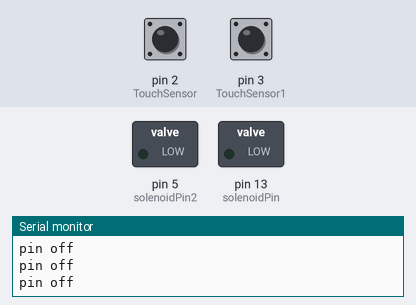
This sketch was run on a simulated Arduino Uno, built with avr-gcc and run on an emulated ATmega328P. On the bench: switched loads named in the sketch (green lamp = pin HIGH), the last lines printed to the serial monitor. Dashed ring = blinking. The test bench sets the inputs (shaded band); at power-on: pin 2 (TouchSensor) LOW, pin 3 (TouchSensor1) LOW.

Above: at 1.2 s.
1.3 s: pin 2 (TouchSensor) driven HIGH
At 2.5 s:
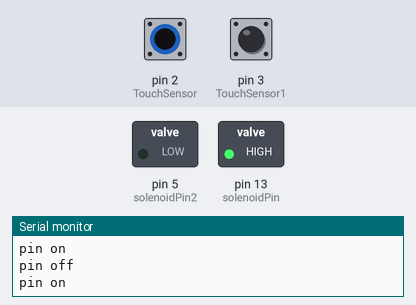
2.8 s: pin 3 (TouchSensor1) driven HIGH
At 3.1 s:
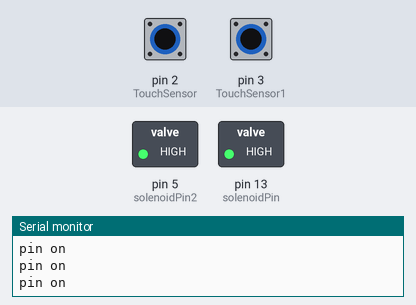
4.3 s: pin 2 (TouchSensor) driven LOW
At 5.4 s:
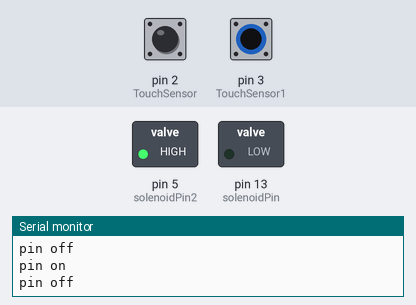
5.8 s: pin 3 (TouchSensor1) driven LOW
At 6.7 s:
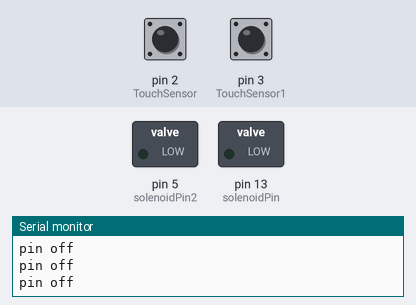
7.3 s: pin 2 (TouchSensor) pulsed HIGH 5 times (0.12 s each, 0.3 s apart)
At 7.67 s:
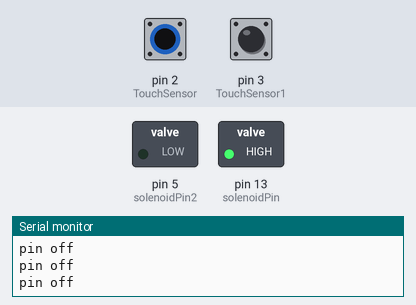
11.8 s: pin 3 (TouchSensor1) pulsed HIGH 2 times (0.12 s each, 0.3 s apart)
At 12.16 s:
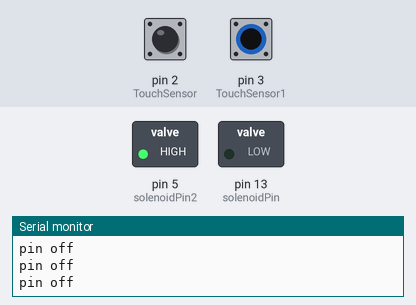
Timing chart, 0 to 14.8 s (numbered marks = the images above; inputs shaded):
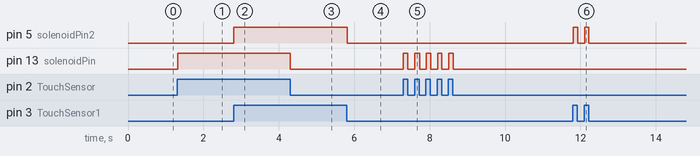

Measured:
- after the input at 1.3 s, pin 13 (solenoidPin): LOW → HIGH at once
- after the input at 2.8 s, pin 5 (solenoidPin2): LOW → HIGH at once
- after the input at 4.3 s, pin 13 (solenoidPin): HIGH → LOW at once
- after the input at 5.8 s, pin 5 (solenoidPin2): HIGH → LOW at once
- after the input at 7.3 s, pin 13 (solenoidPin): alternates HIGH for 0.12 s and LOW for 0.19 s, 10 changes in all, then stays LOW, starting at once
- after the input at 11.8 s, pin 5 (solenoidPin2): alternates HIGH for 0.11 s and LOW for 0.19 s, 4 changes in all, then stays LOW, starting at once

The sketch:

solenoid_valve_touch_sensor.ino
```cpp
//based on code from https://www.bc-robotics.com/tutorials/controlling-a-solenoid-valve-with-arduino/
/* Arduino code for touch sensor
 *  based on code by Edgaras Art on Youtube.com
 *  modified by Camille Baumann-Jaeger
 *
  */

int solenoidPin= 13; // output pin for first solenoid valve
int solenoidPin2=5; // output pin for second solenoid valve
int TouchSensor = 2;
int TouchSensor1 = 3;

void setup() {
  // put your setup code here, to run once:
  Serial.begin(9600);
  pinMode(solenoidPin, OUTPUT);
  pinMode(solenoidPin2, OUTPUT);
  pinMode(TouchSensor, INPUT);
  pinMode(TouchSensor1, INPUT);
}

void loop() {
  // put your main code here, to run repeatedly:
  if (digitalRead(TouchSensor)==HIGH) //reads the touch sensor
  {
    digitalWrite(solenoidPin, HIGH);
    Serial.println("pin on");
  }
  else
  {
  digitalWrite(solenoidPin, LOW);
  Serial.println("pin off");
  }
  if (digitalRead(TouchSensor1)==HIGH)
  {
    digitalWrite(solenoidPin2, HIGH);
    Serial.println("pin on");
  }
  else
  {
  digitalWrite(solenoidPin2, LOW);
  Serial.println("pin off");
  }
}
```
